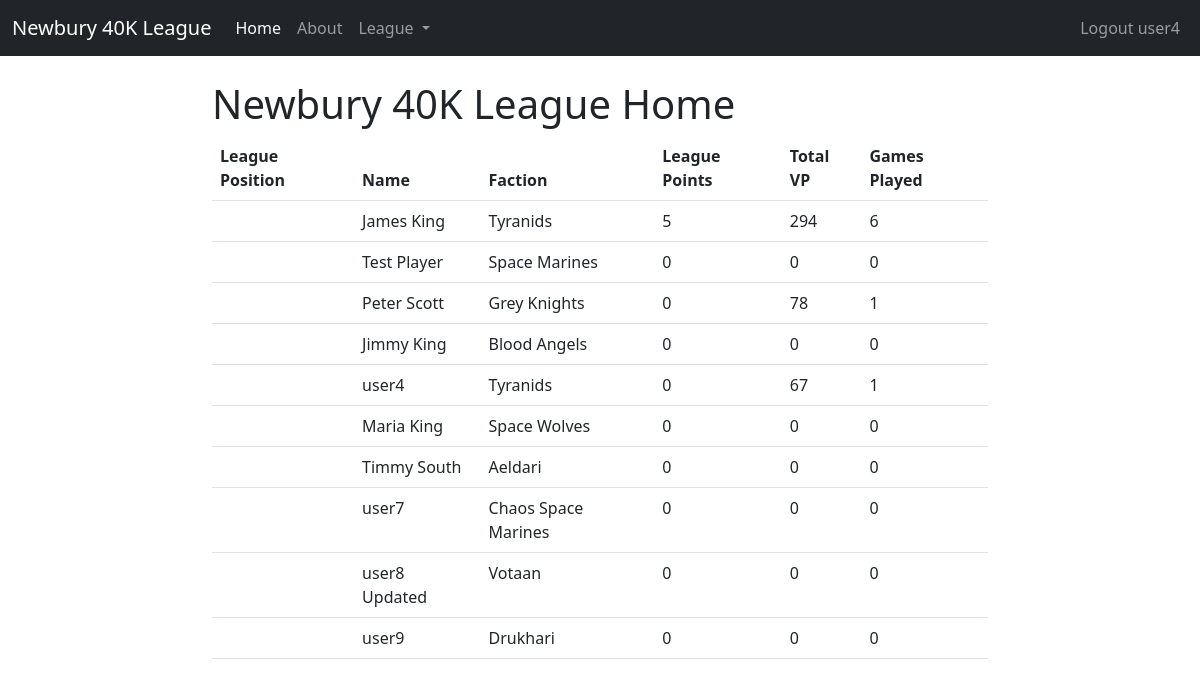
Screenshot of / (signed in) with the database file from the repository.
### league/models.py (models this page shows, shortened)
class Player(models.Model):
    user = models.OneToOneField(User, on_delete=models.CASCADE)
    name = models.CharField(max_length=50)
    email = models.EmailField(max_length=100)
    faction = models.CharField(max_length=50)
    games_played = models.PositiveIntegerField(default=0)
    league_points = models.PositiveIntegerField(default=0)
    victory_points_tally = models.PositiveIntegerField(default=0)

### league/views.py (the view)
# urls.py: path('', views.PlayerListView.as_view(), name="home"),
class PlayerListView(ListView):
    model = models.Player
    template_name = 'league/home.html'
    context_object_name = 'players'

### league/templates/league/home.html
{% extends 'league/base.html' %}
{% block content %}
<h1>Newbury 40K League Home</h1>
    <table class="table">
        <thead>
          <tr>
            <th scope="col">League Position</th>
            <th scope="col">Name</th>
            <th scope="col">Faction</th>
            <th scope="col">League Points</th>
            <th scope="col">Total VP</th>
            <th scope="col">Games Played</th>
          </tr>
        </thead>
        {% for player in players %}
        <tbody>
          <tr>
            <th scope="row">{{ player.league_position }}</th>
            <td>{{ player.name }}</td>
            <td>{{ player.faction }}</td>
            <td>{{ player.league_points }}</td>
            <td>{{ player.victory_points_tally }}</td>
            <td>{{ player.games_played }}</td>
          </tr>
        </tbody>
        {% endfor %}
      </table>
{% endblock content %}

### league/templates/league/base.html (shortened to what this page needs)
<!DOCTYPE html>
<html lang="en">
<head>
    <link href="https://cdn.jsdelivr.net/npm/bootstrap@5.2.3/dist/css/bootstrap.min.css" rel="stylesheet"
>
</head>
<body>
    <nav class="navbar navbar-expand-lg navbar-dark bg-dark">
        <div class="container-fluid">
            <a class="navbar-brand" href="{% url 'home' %}">Newbury 40K League</a>
            <div class="collapse navbar-collapse" id="navbarSupportedContent">
                <ul class="navbar-nav me-auto mb-2 mb-lg-0">
                    <li class="nav-item">
                        <a class="nav-link active" aria-current="page" href="{% url 'home' %}">Home</a>
                    </li>
                    <li class="nav-item">
                        <a class="nav-link" href="{% url 'about' %}">About</a>
                    </li>
                    <li class="nav-item dropdown">
                        <a class="nav-link dropdown-toggle" href="#" role="button" data-bs-toggle="dropdown"
                            aria-expanded="false">
                            League
                        </a>
                    </li>
                </ul>
                <div class="navbar-nav">
                    {% if user.is_authenticated  %}
                    <li class="nav-item">
                        <form method="post" action="{% url 'user-logout' %}">
                            <button type="submit" class="nav-link"
                                style="background: none; border: none; cursor: pointer;">
                                Logout {{user.get_username}}
                            </button>
                        </form>
                    </li>
                    {% else %}
                    <a class="nav-item nav-link" href="{% url 'user-login' %}">Login</a>
                    <a class="nav-item nav-link" href="{% url 'user-registration' %}">Register</a>
                    {% endif %}
                </div>
            </div>
        </div>
    </nav>
    <div class="container col-8 mt-4">
        {% block content %}
        {% endblock content %}
    </div>
</body>
</html>

### rows the page displays
Player: name "James King", faction "Tyranids", league_points "5", victory_points_tally "294", games_played "6"
Player: name "Test Player", faction "Space Marines", league_points "0", victory_points_tally "0", games_played "0"
Player: name "Peter Scott", faction "Grey Knights", league_points "0", victory_points_tally "78", games_played "1"
Player: name "Jimmy King", faction "Blood Angels", league_points "0", victory_points_tally "0", games_played "0"
Player: name "user4", faction "Tyranids", league_points "0", victory_points_tally "67", games_played "1"
Player: name "Maria King", faction "Space Wolves", league_points "0", victory_points_tally "0", games_played "0"
Player: name "Timmy South", faction "Aeldari", league_points "0", victory_points_tally "0", games_played "0"
Player: name "user7", faction "Chaos Space Marines", league_points "0", victory_points_tally "0", games_played "0"
Player: name "user8 Updated", faction "Votaan", league_points "0", victory_points_tally "0", games_played "0"
Player: name "user9", faction "Drukhari", league_points "0", victory_points_tally "0", games_played "0"

### other values shown
{{ user.get_username }} "user4"
